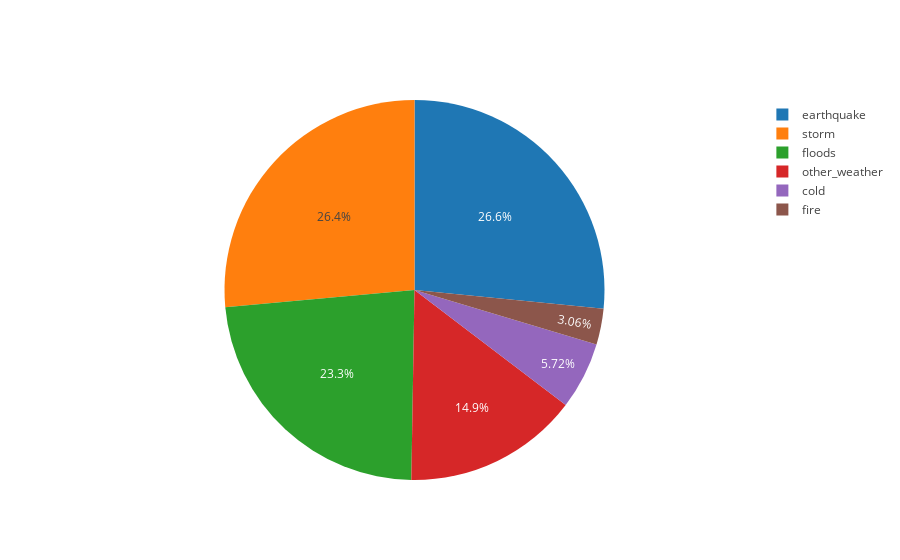

Write notebook code for a chart like this one.
### Code cell
graph_three = []
weather_cat = weather_data['Weather_Category'].tolist()
count = weather_data['count'].tolist()
graph_three.append(go.Pie(
                    labels = weather_cat, 
                    values = count)
                  )
fig = go.Figure(data = graph_three)
iplot(fig)

### Figure 1 — Plotly figure (JSON) as saved in the notebook; plotly's stock layout.template omitted (floating-point values rounded to 4 significant figures)
{"data": [{"labels": ["earthquake", "storm", "floods", "other_weather", "cold", "fire"], "type": "pie", "values": [2452, 2440, 2149, 1376, 528, 282]}], "layout": {}}
